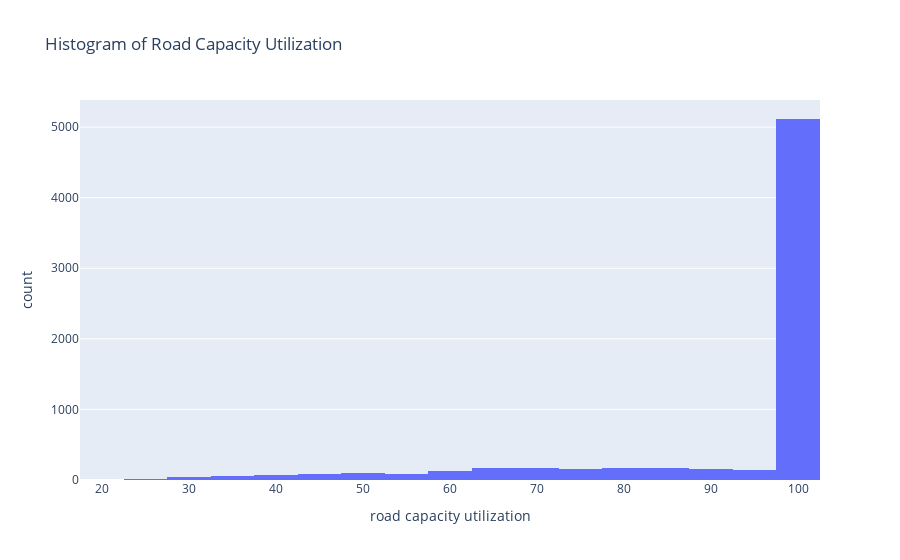

The notebook cell saved with this chart:
### Markdown cell above
### Road Capacity VS COngestion

### Code cell
fig = px.histogram(blr, x='road capacity utilization', nbins=20,
                   title="Histogram of Road Capacity Utilization")
fig.show()

### Figure 1 — Plotly figure (JSON) as saved in the notebook; plotly's stock layout.template omitted (floating-point values rounded to 4 significant figures; data arrays with more than 128 entries replaced by an {"elided": "..."} marker saying what was removed)
{"data": [{"alignmentgroup": "True", "bingroup": "x", "hovertemplate": "road capacity utilization=%{x}<br>count=%{y}<extra></extra>", "legendgroup": "", "marker": {"color": "#636efa", "pattern": {"shape": ""}}, "name": "", "nbinsx": 20, "offsetgroup": "", "orientation": "v", "showlegend": false, "type": "histogram", "x": {"elided": "6837 float values"}, "xaxis": "x", "yaxis": "y"}], "layout": {"barmode": "relative", "legend": {"tracegroupgap": 0}, "title": {"text": "Histogram of Road Capacity Utilization"}, "xaxis": {"anchor": "y", "domain": [0, 1], "title": {"text": "road capacity utilization"}}, "yaxis": {"anchor": "x", "domain": [0, 1], "title": {"text": "count"}}}}
